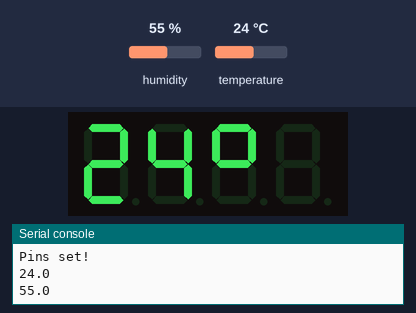
This program was run on a simulated ESP32 board running MicroPython. On the bench: 4-digit seven-segment display, the last lines printed to the serial console. The inputs (shaded band) are chosen by the test bench; at power-on: humidity 55 %, temperature 24 °C.

Above: at 1.2 s.
1.3 s: humidity set to 22 %
At 15.2 s:
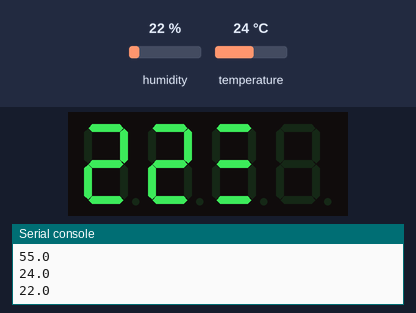
15.3 s: temperature set to 12 °C
At 20.5 s:
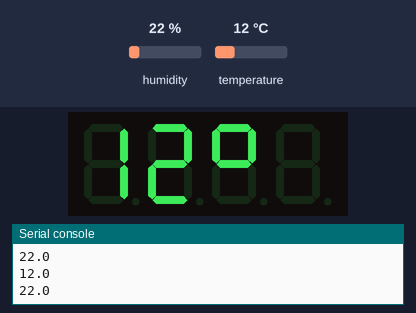
26.7 s: humidity set to 40 %
At 36.4 s:
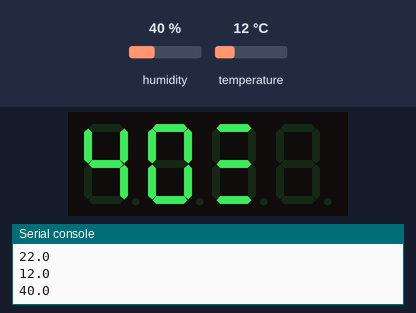
40.7 s: temperature set to 19 °C
At 50.8 s:
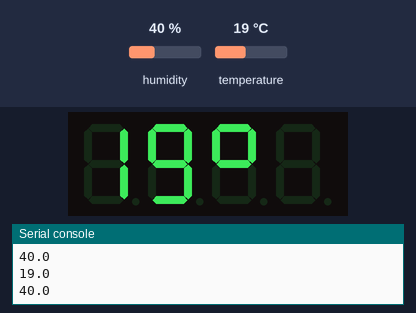
Timing chart, 0 to 52.3 s (numbered marks = the images above; inputs shaded):
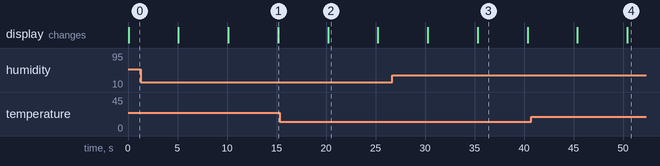

The program:

DHT22_LED.py
```python
# ESP32 Micropython Demo
# Temperature from DHT22 on "Gotek" LED Display
# Using my hacky TM1651 Library

import dht
import machine
import time
import D7Segment

display = D7Segment.D7Display(clock_pin=18, data_pin=5)
d = dht.DHT22(machine.Pin(4))

def led_temp(temp):
      if temp>999:
        temp=999
      display.set_digit(0,int(temp/10)%10)
      display.set_digit(1,int(temp/1)%10)
      display.set_digit(2,17)

def led_humid(humi):
      if humi>999:
        humi=999
      display.set_digit(0,int(humi/10)%10)
      display.set_digit(1,int(humi/1)%10)
      display.set_digit(2,22)


while 1:
  d.measure()
  print(d.temperature())
  print(d.humidity())
  led_temp(d.temperature())
  time.sleep(5)
  led_humid(d.humidity())

  time.sleep(5)
```

D7Segment.py
```python
"""Micropython Library for the 3 7-seqment LED display (aka "Gotek" Display) using the TM1651 chip.

Based and adapted from Koen Vervloesem Raspberry Pi Version
Copyright (C) 2020 Koen Vervloesem (battery graph versrion)
Copyright (C) 2021 Carsten Wartmann Changes for LED 7-segments, Micropyhton version

Arduino Version: Derek Cooper, Fred.Chu and Detlef Giessmann

SPDX-License-Identifier: MIT
Based on:
https://github.com/koenvervloesem/rpi-mini-battery-display/blob/master/rpi_mini_battery_display/__main__.py
https://github.com/coopzone-dc/GotekLEDC68
"""

from time import sleep
from machine import Pin
import sys

# 0 1 2 3 4 5 6 7 8 9
# A B C D E F
#   o   _    _
#     o   _ -=
CHAR_ARRAY = [
  0x3f, 0x06, 0x5b, 0x4f, 0x66, 0x6d, 0x7d, 0x07, 0x7f, 0x6f,
  0x77, 0x7c, 0x39, 0x5e, 0x79, 0x71,
  0x00, 0x63, 0x5c, 0x01, 0x40, 0x08, 0x49
]

# The TM1651's maximum frequency is 500 kHz with a 50% duty cycle.
# We take a conservative clock cycle here.
TM1651_CYCLE = 0.000050  # 50 microseconds


class Command():
     # Data commands fro the chip
    ADDR_FIXED = 0x44  # Set fixed address mode
    # Display control commands
    DISPLAY_OFF = 0x80  # Set display off
    DISPLAY_ON = 0x88  # Set display on
    # Address commands
    ADDR_START = 0xC0  # Set address of the display register


class D7Display:
    """Class to control the TM1651 3x8 segments display.
    The TM1651 chip communicates using a two-line serial bus interface.
    """

    def __init__(self, clock_pin=18, data_pin=5):
        """Initialize the TM1651 display object."""
        self.clock_pin = Pin(clock_pin, Pin.OUT)
        self.data_pin = Pin(data_pin, Pin.OUT)

        print("Pins set!")

        self.set_brightness(2)
        ack = self.clear_display()
#        print("ACK: ",ack)

        # need to find error check
        # If the TM1651 hasn't returned an ACK,
        # assume that no LED controller is connected on these pins.
        #if not ack:
        #    sys.exit(0)


    def set_brightness(self, brightness):
        self.brightness = brightness

    def clear_display(self):
        self.set_digit(0,16)
        self.set_digit(1,16)
        self.set_digit(1,16)


    def set_integer(self, num):
      if num>999:
        num=999
      self.set_digit(0,int(num/100)%10)
      self.set_digit(1,int(num/10)%10)
      self.set_digit(2,int(num/1)%10)


    def set_digit(self, digit, num):
        ack = True
        ack = self.send_command(Command.ADDR_FIXED) and ack
        ack = self.send_command(Command.ADDR_START+digit, CHAR_ARRAY[num]) and ack
        ack = self.send_command(Command.DISPLAY_ON + self.brightness) and ack
        return ack

    def send_command(self, *data):
        ack = True
        self.start()
        for byte in data:
            ack = self.write_byte(byte) and ack
        self.stop()
        return ack


    def delineate_transmission(self, begin):
        # DIO changes its value while CLK is HIGH.
        self.set_data(begin)
        sleep(TM1651_CYCLE / 2)

        self.set_clock(1)
        sleep(TM1651_CYCLE / 4)

        self.set_data(not begin)
        sleep(TM1651_CYCLE / 4)

    def start(self):
        """Start a data transmission to the TM1651."""
        # DIO changes from HIGH to low while CLK is high.
        # CLK ____████
        # DIO ██████__
        self.delineate_transmission(1)

    def stop(self):
        """Stop a data transmission to the TM1651."""
        # DIO changes from LOW to HIGH while CLK is HIGH.
        # CLK ____████
        # DIO ______██
        self.delineate_transmission(0)

    def set_clock(self, state):
        #GPIO.output(self.clock_pin, state)
        self.clock_pin.value(state)

    def set_data(self, state):
        """Set the state of the data pin: HIGH or LOW."""
        #GPIO.output(self.data_pin, state)
        self.data_pin.value(state)

    def half_cycle_clock_low(self, write_data):
        """Start the first half cycle when the clock is low and write a data bit."""
        self.set_clock(0)
        sleep(TM1651_CYCLE / 4)

        self.set_data(write_data)
        sleep(TM1651_CYCLE / 4)

    def half_cycle_clock_high(self):
        self.set_clock(1)
        sleep(TM1651_CYCLE / 2)

    def half_cycle_clock_high_ack(self):
        # Set CLK high.
        self.set_clock(1)
        sleep(TM1651_CYCLE / 4)

        # Set DIO to input mode and check the ack.
        #GPIO.setup(self.data_pin, IN)
        self.data_pin(Pin.IN)
        #ack = GPIO.input(self.data_pin)
        ack = self.data_pin.value()

        # ack (DIO) should be LOW now
        # Now we have to set it to LOW ourselves before the TM1651
        # releases the port line at the next clock cycle.
        #GPIO.setup(self.data_pin, OUT)
        self.data_pin(Pin.OUT)
        if not ack:
            self.set_data(0)

        sleep(TM1651_CYCLE / 4)
        # Set CLK to low again so it can begin the next cycle.
        self.set_clock(0)

        return ack

    def write_byte(self, write_data):
        #print("write: ",write_data)
        # Send 8 data bits, LSB first.
        # A data bit can only be written to DIO when CLK is LOW.
        # E.g. write 1 to DIO:
        # CLK ____鈻堚枅鈻堚枅
        # DIO __鈻堚枅鈻堚枅鈻堚枅
        for _ in range(8):
            self.half_cycle_clock_low(write_data & 0x01)
            self.half_cycle_clock_high()

            # Take the next bit.
            write_data >>= 1

        # After writing 8 bits, start a 9th clock ycle.
        # During the 9th half-cycle of CLK when it is LOW,
        # if we set DIO to HIGH the TM1651 gives an ack by
        # pulling DIO LOW:
        # CLK ____鈻堚枅鈻堚枅
        # DIO __鈻坃____
        # Set CLK low, DIO high.
        self.half_cycle_clock_low(1)
        # Return True if the ACK was LOW.
        return not self.half_cycle_clock_high_ack()

    #class GeneralError(Exception):
    #  print("OHoho!!!!!!!!!!!!!!!!!!!!!!! ",Exception)
```

Measured:
- after the input at 1.3 s, the display: first differs from a run without the input after 13.9 s (image 1)
- after the input at 15.3 s, the display: changes after 4.9 s (image 2)
- after the input at 26.7 s, the display: first differs from a run without the input after 8.6 s (image 3)
- after the input at 40.7 s, the display: first differs from a run without the input after 9.7 s (image 4)
- what the display in image 2 shows lasts 5.0 s, from 20.2 s to 25.2 s
